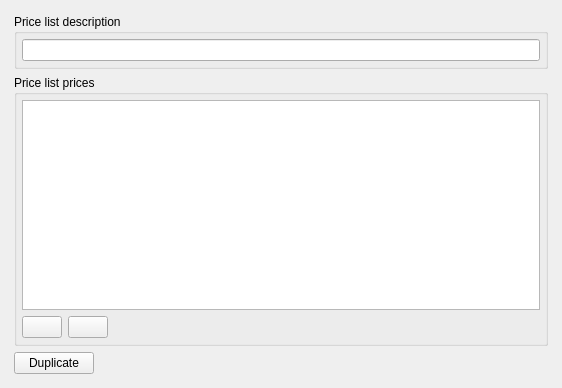
<?xml version="1.0" encoding="UTF-8"?>
<ui version="4.0">
 <class>PriceListWidget</class>
 <widget class="QWidget" name="PriceListWidget">
  <property name="geometry">
   <rect>
    <x>0</x>
    <y>0</y>
    <width>562</width>
    <height>388</height>
   </rect>
  </property>
  <property name="windowTitle">
   <string>Price list</string>
  </property>
  <layout class="QVBoxLayout" name="verticalLayout_5">
   <property name="leftMargin">
    <number>5</number>
   </property>
   <property name="topMargin">
    <number>5</number>
   </property>
   <property name="rightMargin">
    <number>5</number>
   </property>
   <property name="bottomMargin">
    <number>5</number>
   </property>
   <item>
    <widget class="QStackedWidget" name="stackedWidget">
     <property name="enabled">
      <bool>true</bool>
     </property>
     <property name="currentIndex">
      <number>0</number>
     </property>
     <widget class="QWidget" name="page1">
      <layout class="QVBoxLayout" name="verticalLayout_3">
       <item>
        <widget class="QGroupBox" name="groupBox_3">
         <property name="title">
          <string>Price list description</string>
         </property>
         <layout class="QVBoxLayout" name="verticalLayout" stretch="0">
          <property name="leftMargin">
           <number>5</number>
          </property>
          <property name="topMargin">
           <number>5</number>
          </property>
          <property name="rightMargin">
           <number>5</number>
          </property>
          <property name="bottomMargin">
           <number>5</number>
          </property>
          <item>
           <widget class="QLineEdit" name="lineEditDescription">
            <property name="enabled">
             <bool>true</bool>
            </property>
            <property name="sizePolicy">
             <sizepolicy hsizetype="Preferred" vsizetype="Fixed">
              <horstretch>0</horstretch>
              <verstretch>0</verstretch>
             </sizepolicy>
            </property>
            <property name="minimumSize">
             <size>
              <width>150</width>
              <height>0</height>
             </size>
            </property>
           </widget>
          </item>
         </layout>
        </widget>
       </item>
       <item>
        <widget class="QGroupBox" name="groupBoxPrices">
         <property name="enabled">
          <bool>true</bool>
         </property>
         <property name="title">
          <string>Price list prices</string>
         </property>
         <layout class="QVBoxLayout" name="verticalLayout_2">
          <property name="leftMargin">
           <number>5</number>
          </property>
          <property name="topMargin">
           <number>5</number>
          </property>
          <property name="rightMargin">
           <number>5</number>
          </property>
          <property name="bottomMargin">
           <number>5</number>
          </property>
          <item>
           <widget class="EnhancedTableView" name="tableViewPrices"/>
          </item>
          <item>
           <layout class="QHBoxLayout" name="horizontalLayout_5">
            <item>
             <widget class="QPushButton" name="pushButtonAdd">
              <property name="text">
               <string/>
              </property>
             </widget>
            </item>
            <item>
             <widget class="QPushButton" name="pushButtonRemove">
              <property name="text">
               <string/>
              </property>
             </widget>
            </item>
            <item>
             <spacer name="horizontalSpacer_3">
              <property name="orientation">
               <enum>Qt::Orientation::Horizontal</enum>
              </property>
              <property name="sizeHint" stdset="0">
               <size>
                <width>40</width>
                <height>20</height>
               </size>
              </property>
             </spacer>
            </item>
           </layout>
          </item>
         </layout>
        </widget>
       </item>
       <item>
        <layout class="QHBoxLayout" name="horizontalLayout">
         <item>
          <widget class="QPushButton" name="pushButtonDuplicate">
           <property name="text">
            <string>Duplicate</string>
           </property>
          </widget>
         </item>
         <item>
          <spacer name="horizontalSpacer">
           <property name="orientation">
            <enum>Qt::Orientation::Horizontal</enum>
           </property>
           <property name="sizeHint" stdset="0">
            <size>
             <width>40</width>
             <height>20</height>
            </size>
           </property>
          </spacer>
         </item>
        </layout>
       </item>
      </layout>
     </widget>
     <widget class="QWidget" name="page2">
      <layout class="QVBoxLayout" name="verticalLayout_7">
       <item>
        <widget class="EnhancedTableView" name="tableView"/>
       </item>
      </layout>
     </widget>
    </widget>
   </item>
  </layout>
 </widget>
 <customwidgets>
  <customwidget>
   <class>EnhancedTableView</class>
   <extends>QTableView</extends>
   <header>App.Widget.View</header>
  </customwidget>
 </customwidgets>
 <tabstops>
  <tabstop>lineEditDescription</tabstop>
  <tabstop>tableViewPrices</tabstop>
  <tabstop>tableView</tabstop>
 </tabstops>
 <resources/>
 <connections/>
</ui>
